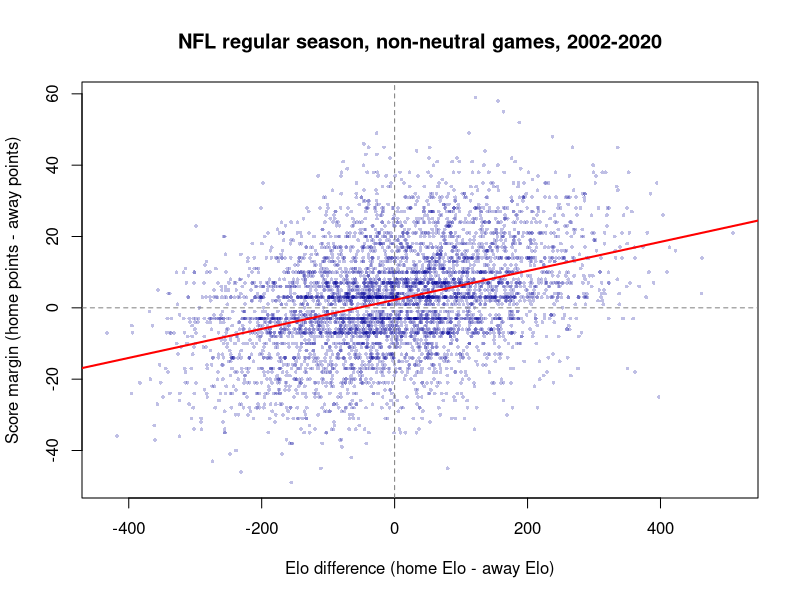
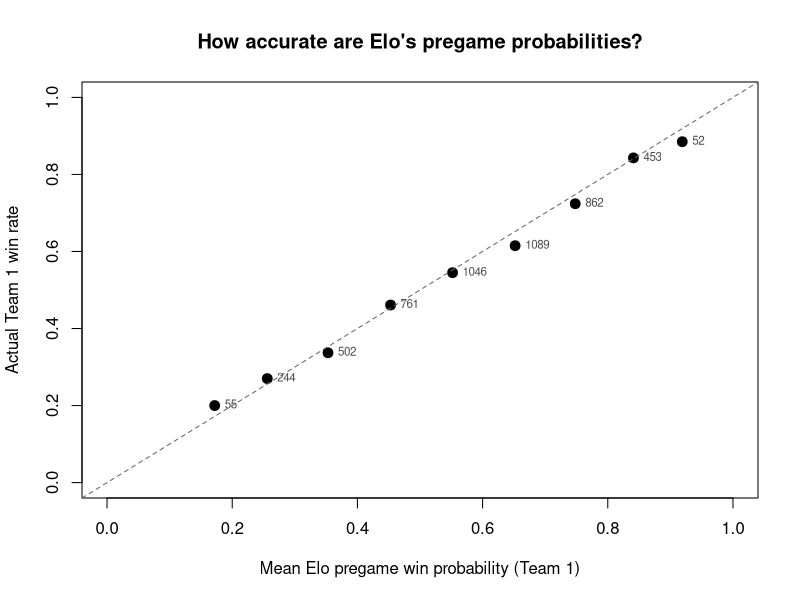
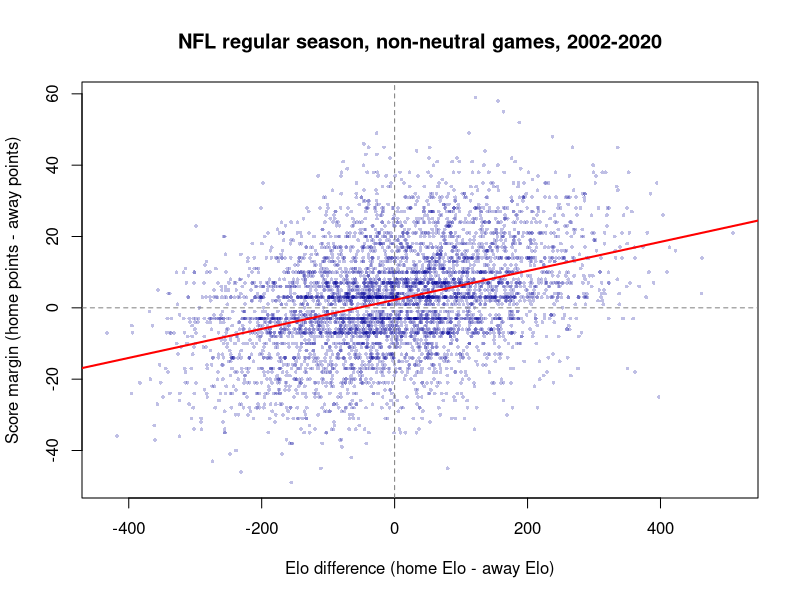
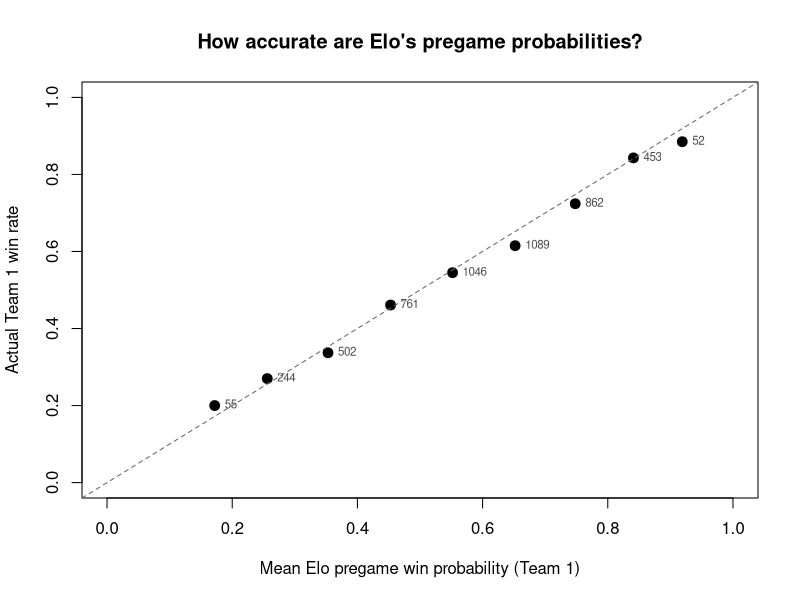

These figures' R source, in order:
# ECON 385 -- Group Assignment: NFL Data Analysis
#
# Group members:
#
# INSTRUCTIONS
# 1. Place this script and nfl_games_2002_2020.csv in the same folder.
# 2. Add all commands required for Questions 5--8 beneath the corresponding
#    section headings below.
# 3. Retain the commands that produce every statistic, table, and figure used
#    in your PDF submission.
# 4. Add brief comments explaining the purpose of each major block of code.
# 5. The completed script must run from beginning to end in a clean R session.
# 6. Base R is sufficient. If you use additional packages, load them explicitly
#    with library(), but do not include install.packages() in the submitted file.

# -----------------------------------------------------------------------------
# Setup: import the data
# -----------------------------------------------------------------------------

# R looks for the CSV in the current working directory. If the import fails,
# use getwd() to see the folder R is currently using. The recommended solution
# is to open the script as an RStudio project or set the working directory
# through RStudio's Files pane rather than placing a personal file path here.

nfl <- read.csv(
  "nfl_games_2002_2020.csv",
  stringsAsFactors = FALSE
)

# Convert the imported date text to R's Date class. The CSV stores dates in
# year-month-day order, such as 2020-09-10.
nfl$date <- as.Date(nfl$date, format = "%Y-%m-%d")

# Do not alter the import and date-conversion commands above. Begin your
# assignment analysis below.

# -----------------------------------------------------------------------------
# Question 5: Becoming familiar with the data
# -----------------------------------------------------------------------------

# 5.1 -- Look at the structure of the data: size, seasons, variable types
head(nfl)
str(nfl)
names(nfl)
nrow(nfl)                 # number of games
summary(nfl)
range(nfl$season)         # first and last season
length(unique(nfl$season))
colSums(is.na(nfl))       # check for missing values (there are none)

# 5.2 -- Create the three new variables
nfl$score_margin   <- nfl$score1 - nfl$score2   # Team 1 points minus Team 2 points
nfl$total_points   <- nfl$score1 + nfl$score2   # combined points scored in the game
nfl$elo_difference <- nfl$elo1 - nfl$elo2       # Team 1 pregame rating advantage

# Counts of regular-season vs playoff games, neutral-site games, and ties
table(nfl$playoff)                      # 0 = regular season, 1 = playoff
table(nfl$neutral)                      # 1 = neutral site
table(nfl$playoff, nfl$neutral,
      dnn = c("playoff", "neutral"))    # cross-tab of both
table(nfl$result1)                      # 0.5 = tie
table(nfl$score_margin == 0)            # same tie count, checked from the scores

# 5.3 -- Highest-scoring game and largest blowout
report_cols <- c("date", "season", "playoff", "team1", "team2", "score1", "score2",
                 "total_points", "score_margin")
nfl[which.max(nfl$total_points), report_cols]
nfl[which.max(abs(nfl$score_margin)), report_cols]

# -----------------------------------------------------------------------------
# Question 6: Is there a home-field advantage?
# -----------------------------------------------------------------------------

# Keep non-neutral regular-season games only, so team1 is always the home team
reg <- subset(nfl, neutral == 0 & playoff == 0)
nrow(reg)

# Ties: a tie is neither a home win nor a home loss, so home win proportions are
# computed over DECISIVE games (ties dropped). Ties are reported separately.
reg$tie      <- reg$result1 == 0.5
decisive     <- subset(reg, !tie)

# 6.1 -- Overall home-field statistics
home_win_pct <- mean(decisive$result1 == 1)   # share of decisive games home team won
tie_pct      <- mean(reg$tie)                 # share of all games that ended tied
mean_home    <- mean(reg$score1)              # mean home score (points)
mean_away    <- mean(reg$score2)              # mean away score (points)
round(c(n_games = nrow(reg), n_decisive = nrow(decisive),
        home_win_pct = home_win_pct, tie_pct = tie_pct,
        mean_home = mean_home, mean_away = mean_away,
        mean_margin = mean_home - mean_away), 4)

# 6.2 -- Home win % and mean home margin by season
by_season <- data.frame(
  season       = sort(unique(reg$season)),
  games        = as.vector(table(reg$season)),
  home_win_pct = as.vector(tapply(decisive$result1 == 1, decisive$season, mean)),
  mean_margin  = as.vector(tapply(reg$score_margin, reg$season, mean))
)
by_season$home_win_pct <- round(by_season$home_win_pct, 4)
by_season$mean_margin  <- round(by_season$mean_margin, 2)
by_season

# Largest / smallest home advantage, by each statistic
by_season[which.max(by_season$home_win_pct), ]
by_season[which.min(by_season$home_win_pct), ]
by_season[which.max(by_season$mean_margin), ]
by_season[which.min(by_season$mean_margin), ]

# 6.3 -- 2020 (mostly empty stadiums) vs 2002-2019 combined
reg$era      <- ifelse(reg$season == 2020, "2020", "2002-2019")
decisive$era <- ifelse(decisive$season == 2020, "2020", "2002-2019")
era_win    <- tapply(decisive$result1 == 1, decisive$era, mean)
era_margin <- tapply(reg$score_margin, reg$era, mean)
era_table  <- data.frame(home_win_pct = round(era_win, 4),
                         mean_margin  = round(era_margin, 2))
era_table
# Differences (2020 minus 2002-2019)
round(c(diff_win_pct = unname(era_win["2020"] - era_win["2002-2019"]),
        diff_margin  = unname(era_margin["2020"] - era_margin["2002-2019"])), 4)

# 6.4 is a written answer (no code needed)

# -----------------------------------------------------------------------------
# Question 7: Do better-rated teams win by more?
# -----------------------------------------------------------------------------

# 7.1 -- Scatterplot of Elo difference vs final score margin (home perspective)
# Saved to a PNG for the PDF write-up and also drawn on screen.
draw_q7_plot <- function() {
  plot(reg$elo_difference, reg$score_margin,
       pch = 16, cex = 0.5, col = rgb(0, 0, 0.6, 0.25),
       xlab = "Elo difference (home Elo - away Elo)",
       ylab = "Score margin (home points - away points)",
       main = "NFL regular season, non-neutral games, 2002-2020")
  abline(h = 0, v = 0, lty = 2, col = "gray50")
  abline(lm(score_margin ~ elo_difference, data = reg), col = "red", lwd = 2)
}
png("q7_scatter.png", width = 900, height = 650, res = 120)
draw_q7_plot()
dev.off()
draw_q7_plot()

# Correlation and fitted line to describe the pattern in the plot
cor(reg$elo_difference, reg$score_margin)
coef(lm(score_margin ~ elo_difference, data = reg))

# 7.2 -- Split by whether the home team had the higher pregame Elo
sum(reg$elo_difference == 0)   # games with exactly equal ratings (none)
reg$home_stronger      <- ifelse(reg$elo_difference > 0, "Home higher Elo", "Home lower Elo")
decisive$home_stronger <- ifelse(decisive$elo_difference > 0, "Home higher Elo", "Home lower Elo")

q7_table <- data.frame(
  games        = as.vector(table(reg$home_stronger)),
  home_win_pct = round(as.vector(tapply(decisive$result1 == 1, decisive$home_stronger, mean)), 4),
  mean_margin  = round(as.vector(tapply(reg$score_margin, reg$home_stronger, mean)), 2),
  mean_elo_gap = round(as.vector(tapply(reg$elo_difference, reg$home_stronger, mean)), 1),
  row.names    = sort(unique(reg$home_stronger))
)
q7_table

# -----------------------------------------------------------------------------
# Question 8: Your group's NFL finding
# -----------------------------------------------------------------------------

# Empirical question: Are Elo's pregame win probabilities well calibrated?
# When Elo says Team 1 has a p% chance to win, does Team 1 actually win about
# p% of the time?
# Subsample: all 5,075 games minus the 11 ties (decisive games only), grouped
# into bins of the pregame probability elo_prob1.

games_dec <- subset(nfl, result1 != 0.5)
games_dec$prob_bin <- cut(games_dec$elo_prob1,
                          breaks = seq(0, 1, by = 0.1),
                          include.lowest = TRUE)

calib <- data.frame(
  games         = as.vector(table(games_dec$prob_bin)),
  mean_pred     = round(as.vector(tapply(games_dec$elo_prob1, games_dec$prob_bin, mean)), 3),
  actual_winpct = round(as.vector(tapply(games_dec$result1, games_dec$prob_bin, mean)), 3),
  row.names     = levels(games_dec$prob_bin)
)
calib$gap <- calib$actual_winpct - calib$mean_pred
calib <- calib[calib$games > 0, ]
calib

# How often does the Elo favorite actually win? (upset rate = 1 - this)
fav_won <- (games_dec$elo_prob1 > 0.5) == (games_dec$result1 == 1)
mean(fav_won)

# Calibration plot: predicted vs actual win rate; points on the 45-degree line
# mean the probabilities are accurate on average
draw_q8_plot <- function() {
  plot(calib$mean_pred, calib$actual_winpct, pch = 19, cex = 1.3,
       xlim = c(0, 1), ylim = c(0, 1),
       xlab = "Mean Elo pregame win probability (Team 1)",
       ylab = "Actual Team 1 win rate",
       main = "How accurate are Elo's pregame probabilities?")
  abline(0, 1, lty = 2, col = "gray40")
  text(calib$mean_pred, calib$actual_winpct, labels = calib$games,
       pos = 4, cex = 0.7, col = "gray30")
}
png("q8_calibration.png", width = 900, height = 650, res = 120)
draw_q8_plot()
dev.off()
draw_q8_plot()

# -----------------------------------------------------------------------------
# Reproducibility information
# -----------------------------------------------------------------------------

# Leave this command at the end of your completed script. It records the R
# version and attached packages used for the analysis.
sessionInfo()
